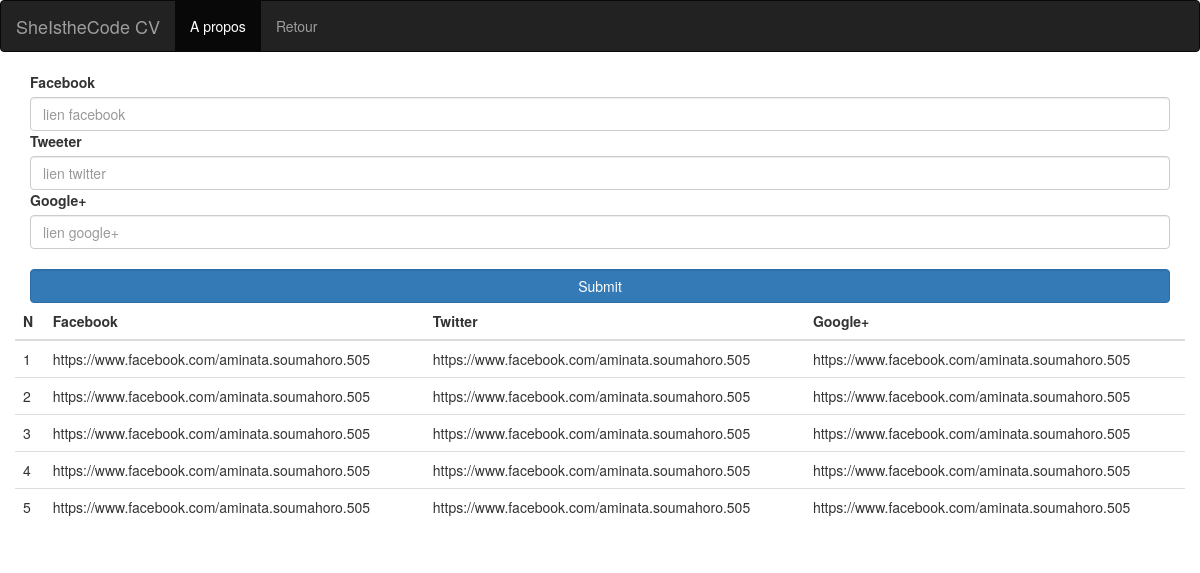
The app's page /cv.php with its own data.
### tables this page shows
CREATE TABLE IF NOT EXISTS `cv` (
  `id` int(11) NOT NULL AUTO_INCREMENT,
  `facebook` varchar(255) NOT NULL,
  `twitter` varchar(255) NOT NULL,
  `google` varchar(255) NOT NULL,
  `id_codeuse` int(11) NOT NULL,
  PRIMARY KEY (`id`)
);

### cv.php (the view, shortened to what this page needs)
<?php
include("connect.php");
?>
<!DOCTYPE html>
<html lang="en">
<head>
    <link rel="stylesheet" href="css/bootstrap.css">
</head>
<body>
<div   class="container-fluid" >
    <div class="row">
                <nav class="navbar navbar-inverse" role="navigation">
                    <div class="container-fluid">
                        <a class="navbar-brand" href="index.php">SheIstheCode CV</a>
                        <ul class="nav navbar-nav">
                            <li class="active">
                                <a href="#">A propos</a>
                            </li>
                            <li>
                                <a href="dashboard.php?id=<?php echo $_SESSION['id']; ?>">Retour</a>
                            </li>
                        </ul>
                    </div>
                </nav>
    </div>
	<div class="container" >
	<form action="cv.php" method="POST" enctype= "multipart/form-data">
                    <label for="nom">Facebook</label>
                        <input class="form-control" type="text"name="facebook" value="" placeholder="lien facebook">
                    <label for="prenom">Tweeter</label>
                        <input class="form-control" type="text"name="twitter" value=""  placeholder="lien twitter ">
					<label for="prenom">Google+</label>
                        <input class="form-control" type="text"name="google" value=""  placeholder="lien google+">
                    <br>
                    <input class="form-control btn btn-primary" type="submit"name="valider">
                </form>
				<div class="row" >
                    <div>
                        <form action="centre.php" method="POST">
                            <table class="table table-hover"style="boder:1" >
                                <thead>
                                    <th>N</th>
                                    <th>Facebook</th>
                                    <th>Twitter</th>
									<th>Google+</th>
                                </thead>
                                <tbody>
                                <?php
                                    $n=1;
                                    $req=$bdd->query('SELECT * FROM cv');
                                    while ($data = $req->fetch()) {
                                    ?>
                                    <tr>
                                        <td> <?php echo $n; ?></td>
                                        <td> <?php echo $data['facebook'] ?></td>
                                        <td><?php echo $data['twitter'] ?></td>
										<td><?php echo $data['google'] ?></td>
                                    </tr>
                                    <?php $n++; } ?>
                                </tbody>
                            </table>
                        </form>
                    </div>
	</div>
	</div>
</body>
</html>

### records on screen
cv: facebook "https://www.facebook.com/aminata.soumahoro.505", twitter "https://www.facebook.com/aminata.soumahoro.505", google "https://www.facebook.com/aminata.soumahoro.505"
cv: facebook "https://www.facebook.com/aminata.soumahoro.505", twitter "https://www.facebook.com/aminata.soumahoro.505", google "https://www.facebook.com/aminata.soumahoro.505"
cv: facebook "https://www.facebook.com/aminata.soumahoro.505", twitter "https://www.facebook.com/aminata.soumahoro.505", google "https://www.facebook.com/aminata.soumahoro.505"
cv: facebook "https://www.facebook.com/aminata.soumahoro.505", twitter "https://www.facebook.com/aminata.soumahoro.505", google "https://www.facebook.com/aminata.soumahoro.505"
cv: facebook "https://www.facebook.com/aminata.soumahoro.505", twitter "https://www.facebook.com/aminata.soumahoro.505", google "https://www.facebook.com/aminata.soumahoro.505"
